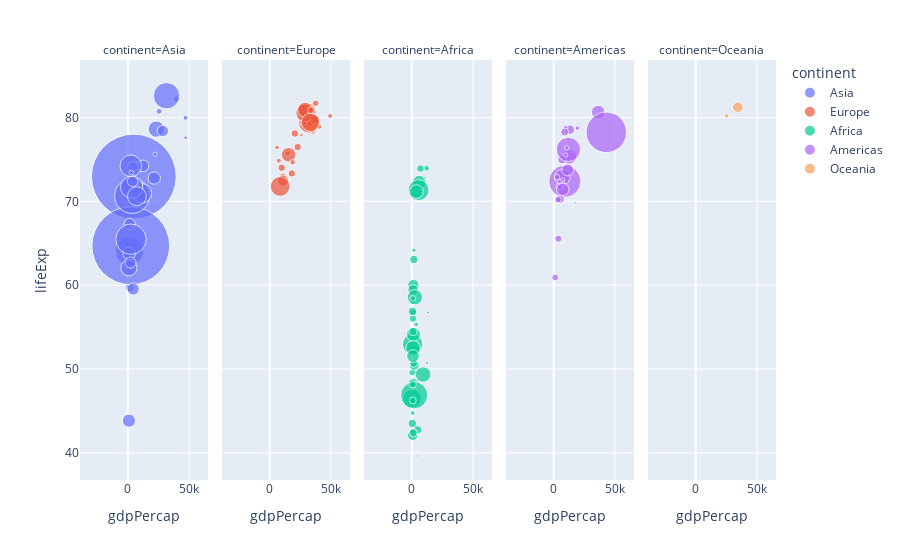

Notebook source saved alongside this figure:
### Markdown cell above
## Create Interactive Animation and Facetplots

### Code cell
gapminder2007 = gapminder.query('year == 2007')

fig=px.scatter(gapminder2007, x='gdpPercap',y='lifeExp',color='continent',
               size='pop', size_max=60, hover_name='country', facet_col='continent' )
fig.show()

### Figure 1 — Plotly figure (JSON) as saved in the notebook; plotly's stock layout.template omitted (floating-point values rounded to 4 significant figures)
{"data": [{"hovertemplate": "<b>%{hovertext}</b><br><br>continent=Asia<br>gdpPercap=%{x}<br>lifeExp=%{y}<br>pop=%{marker.size}<extra></extra>", "hovertext": ["Afghanistan", "Bahrain", "Bangladesh", "Cambodia", "China", "Hong Kong, China", "India", "Indonesia", "Iran", "Iraq", "Israel", "Japan", "Jordan", "Korea, Dem. Rep.", "Korea, Rep.", "Kuwait", "Lebanon", "Malaysia", "Mongolia", "Myanmar", "Nepal", "Oman", "Pakistan", "Philippines", "Saudi Arabia", "Singapore", "Sri Lanka", "Syria", "Taiwan", "Thailand", "Vietnam", "West Bank and Gaza", "Yemen, Rep."], "legendgroup": "Asia", "marker": {"color": "#636efa", "size": [31889923, 708573, 150448339, 14131858, 1318683096, 6980412, 1110396331, 223547000, 69453570, 27499638, 6426679, 127467972, 6053193, 23301725, 49044790, 2505559, 3921278, 24821286, 2874127, 47761980, 28901790, 3204897, 169270617, 91077287, 27601038, 4553009, 20378239, 19314747, 23174294, 65068149, 85262356, 4018332, 22211743], "sizemode": "area", "sizeref": 366300.0, "symbol": "circle"}, "mode": "markers", "name": "Asia", "orientation": "v", "showlegend": true, "type": "scatter", "x": [974.6, 29800.0, 1391.0, 1714.0, 4959.0, 39720.0, 2452.0, 3541.0, 11610.0, 4471.0, 25520.0, 31660.0, 4519.0, 1593.0, 23350.0, 47310.0, 10460.0, 12450.0, 3096.0, 944, 1091.0, 22320.0, 2606.0, 3190.0, 21650.0, 47140.0, 3970.0, 4185.0, 28720.0, 7458.0, 2442.0, 3025.0, 2281.0], "xaxis": "x", "y": [43.83, 75.64, 64.06, 59.72, 72.96, 82.21, 64.7, 70.65, 70.96, 59.55, 80.75, 82.6, 72.53, 67.3, 78.62, 77.59, 71.99, 74.24, 66.8, 62.07, 63.78, 75.64, 65.48, 71.69, 72.78, 79.97, 72.4, 74.14, 78.4, 70.62, 74.25, 73.42, 62.7], "yaxis": "y"}, {"hovertemplate": "<b>%{hovertext}</b><br><br>continent=Europe<br>gdpPercap=%{x}<br>lifeExp=%{y}<br>pop=%{marker.size}<extra></extra>", "hovertext": ["Albania", "Austria", "Belgium", "Bosnia and Herzegovina", "Bulgaria", "Croatia", "Czech Republic", "Denmark", "Finland", "France", "Germany", "Greece", "Hungary", "Iceland", "Ireland", "Italy", "Montenegro", "Netherlands", "Norway", "Poland", "Portugal", "Romania", "Serbia", "Slovak Republic", "Slovenia", "Spain", "Sweden", "Switzerland", "Turkey", "United Kingdom"], "legendgroup": "Europe", "marker": {"color": "#EF553B", "size": [3600523, 8199783, 10392226, 4552198, 7322858, 4493312, 10228744, 5468120, 5238460, 61083916, 82400996, 10706290, 9956108, 301931, 4109086, 58147733, 684736, 16570613, 4627926, 38518241, 10642836, 22276056, 10150265, 5447502, 2009245, 40448191, 9031088, 7554661, 71158647, 60776238], "sizemode": "area", "sizeref": 366300.0, "symbol": "circle"}, "mode": "markers", "name": "Europe", "orientation": "v", "showlegend": true, "type": "scatter", "x": [5937.0, 36130.0, 33690.0, 7446.0, 10680.0, 14620.0, 22830.0, 35280.0, 33210.0, 30470.0, 32170.0, 27540.0, 18010.0, 36180.0, 40680.0, 28570.0, 9254.0, 36800.0, 49360.0, 15390.0, 20510.0, 10810.0, 9787.0, 18680.0, 25770.0, 28820.0, 33860.0, 37510.0, 8458.0, 33200.0], "xaxis": "x2", "y": [76.42, 79.83, 79.44, 74.85, 73.0, 75.75, 76.49, 78.33, 79.31, 80.66, 79.41, 79.48, 73.34, 81.76, 78.89, 80.55, 74.54, 79.76, 80.2, 75.56, 78.1, 72.48, 74.0, 74.66, 77.93, 80.94, 80.88, 81.7, 71.78, 79.42], "yaxis": "y2"}, {"hovertemplate": "<b>%{hovertext}</b><br><br>continent=Africa<br>gdpPercap=%{x}<br>lifeExp=%{y}<br>pop=%{marker.size}<extra></extra>", "hovertext": ["Algeria", "Angola", "Benin", "Botswana", "Burkina Faso", "Burundi", "Cameroon", "Central African Republic", "Chad", "Comoros", "Congo, Dem. Rep.", "Congo, Rep.", "Cote d'Ivoire", "Djibouti", "Egypt", "Equatorial Guinea", "Eritrea", "Ethiopia", "Gabon", "Gambia", "Ghana", "Guinea", "Guinea-Bissau", "Kenya", "Lesotho", "Liberia", "Libya", "Madagascar", "Malawi", "Mali", "Mauritania", "Mauritius", "Morocco", "Mozambique", "Namibia", "Niger", "Nigeria", "Reunion", "Rwanda", "Sao Tome and Principe", "Senegal", "Sierra Leone", "Somalia", "South Africa", "Sudan", "Swaziland", "Tanzania", "Togo", "Tunisia", "Uganda", "Zambia", "Zimbabwe"], "legendgroup": "Africa", "marker": {"color": "#00cc96", "size": [33333216, 12420476, 8078314, 1639131, 14326203, 8390505, 17696293, 4369038, 10238807, 710960, 64606759, 3800610, 18013409, 496374, 80264543, 551201, 4906585, 76511887, 1454867, 1688359, 22873338, 9947814, 1472041, 35610177, 2012649, 3193942, 6036914, 19167654, 13327079, 12031795, 3270065, 1250882, 33757175, 19951656, 2055080, 12894865, 135031164, 798094, 8860588, 199579, 12267493, 6144562, 9118773, 43997828, 42292929, 1133066, 38139640, 5701579, 10276158, 29170398, 11746035, 12311143], "sizemode": "area", "sizeref": 366300.0, "symbol": "circle"}, "mode": "markers", "name": "Africa", "orientation": "v", "showlegend": true, "type": "scatter", "x": [6223.0, 4797.0, 1441.0, 12570.0, 1217.0, 430.1, 2042.0, 706.0, 1704.0, 986.1, 277.6, 3633.0, 1545.0, 2082.0, 5581.0, 12150.0, 641.4, 690.8, 13210.0, 752.7, 1328.0, 942.7, 579.2, 1463.0, 1569.0, 414.5, 12060.0, 1045.0, 759.3, 1043.0, 1803.0, 10960.0, 3820.0, 823.7, 4811.0, 619.7, 2014.0, 7670.0, 863.1, 1598.0, 1712.0, 862.5, 926.1, 9270.0, 2602.0, 4513.0, 1107.0, 883.0, 7093.0, 1056.0, 1271.0, 469.7], "xaxis": "x3", "y": [72.3, 42.73, 56.73, 50.73, 52.3, 49.58, 50.43, 44.74, 50.65, 65.15, 46.46, 55.32, 48.33, 54.79, 71.34, 51.58, 58.04, 52.95, 56.73, 59.45, 60.02, 56.01, 46.39, 54.11, 42.59, 45.68, 73.95, 59.44, 48.3, 54.47, 64.16, 72.8, 71.16, 42.08, 52.91, 56.87, 46.86, 76.44, 46.24, 65.53, 63.06, 42.57, 48.16, 49.34, 58.56, 39.61, 52.52, 58.42, 73.92, 51.54, 42.38, 43.49], "yaxis": "y3"}, {"hovertemplate": "<b>%{hovertext}</b><br><br>continent=Americas<br>gdpPercap=%{x}<br>lifeExp=%{y}<br>pop=%{marker.size}<extra></extra>", "hovertext": ["Argentina", "Bolivia", "Brazil", "Canada", "Chile", "Colombia", "Costa Rica", "Cuba", "Dominican Republic", "Ecuador", "El Salvador", "Guatemala", "Haiti", "Honduras", "Jamaica", "Mexico", "Nicaragua", "Panama", "Paraguay", "Peru", "Puerto Rico", "Trinidad and Tobago", "United States", "Uruguay", "Venezuela"], "legendgroup": "Americas", "marker": {"color": "#ab63fa", "size": [40301927, 9119152, 190010647, 33390141, 16284741, 44227550, 4133884, 11416987, 9319622, 13755680, 6939688, 12572928, 8502814, 7483763, 2780132, 108700891, 5675356, 3242173, 6667147, 28674757, 3942491, 1056608, 301139947, 3447496, 26084662], "sizemode": "area", "sizeref": 366300.0, "symbol": "circle"}, "mode": "markers", "name": "Americas", "orientation": "v", "showlegend": true, "type": "scatter", "x": [12780.0, 3822.0, 9066.0, 36320.0, 13170.0, 7007.0, 9645.0, 8948.0, 6025.0, 6873.0, 5728.0, 5186.0, 1202.0, 3548.0, 7321.0, 11980.0, 2749.0, 9809.0, 4173.0, 7409.0, 19330.0, 18010.0, 42950.0, 10610.0, 11420.0], "xaxis": "x4", "y": [75.32, 65.55, 72.39, 80.65, 78.55, 72.89, 78.78, 78.27, 72.23, 74.99, 71.88, 70.26, 60.92, 70.2, 72.57, 76.19, 72.9, 75.54, 71.75, 71.42, 78.75, 69.82, 78.24, 76.38, 73.75], "yaxis": "y4"}, {"hovertemplate": "<b>%{hovertext}</b><br><br>continent=Oceania<br>gdpPercap=%{x}<br>lifeExp=%{y}<br>pop=%{marker.size}<extra></extra>", "hovertext": ["Australia", "New Zealand"], "legendgroup": "Oceania", "marker": {"color": "#FFA15A", "size": [20434176, 4115771], "sizemode": "area", "sizeref": 366300.0, "symbol": "circle"}, "mode": "markers", "name": "Oceania", "orientation": "v", "showlegend": true, "type": "scatter", "x": [34440.0, 25190.0], "xaxis": "x5", "y": [81.23, 80.2], "yaxis": "y5"}], "layout": {"annotations": [{"font": {}, "showarrow": false, "text": "continent=Asia", "x": 0.092, "xanchor": "center", "xref": "paper", "y": 1, "yanchor": "bottom", "yref": "paper"}, {"font": {}, "showarrow": false, "text": "continent=Europe", "x": 0.296, "xanchor": "center", "xref": "paper", "y": 1, "yanchor": "bottom", "yref": "paper"}, {"font": {}, "showarrow": false, "text": "continent=Africa", "x": 0.5, "xanchor": "center", "xref": "paper", "y": 1, "yanchor": "bottom", "yref": "paper"}, {"font": {}, "showarrow": false, "text": "continent=Americas", "x": 0.704, "xanchor": "center", "xref": "paper", "y": 1, "yanchor": "bottom", "yref": "paper"}, {"font": {}, "showarrow": false, "text": "continent=Oceania", "x": 0.908, "xanchor": "center", "xref": "paper", "y": 1, "yanchor": "bottom", "yref": "paper"}], "autosize": true, "legend": {"itemsizing": "constant", "title": {"text": "continent"}, "tracegroupgap": 0}, "margin": {"t": 60}, "xaxis": {"anchor": "y", "autorange": true, "domain": [0, 0.184], "range": [-93140.0, 94740.0], "title": {"text": "gdpPercap"}, "type": "linear"}, "xaxis2": {"anchor": "y2", "autorange": true, "domain": [0.204, 0.388], "matches": "x", "range": [-93140.0, 94740.0], "title": {"text": "gdpPercap"}, "type": "linear"}, "xaxis3": {"anchor": "y3", "autorange": true, "domain": [0.408, 0.592], "matches": "x", "range": [-93140.0, 94740.0], "title": {"text": "gdpPercap"}, "type": "linear"}, "xaxis4": {"anchor": "y4", "autorange": true, "domain": [0.612, 0.796], "matches": "x", "range": [-93140.0, 94740.0], "title": {"text": "gdpPercap"}, "type": "linear"}, "xaxis5": {"anchor": "y5", "autorange": true, "domain": [0.816, 1], "matches": "x", "range": [-93140.0, 94740.0], "title": {"text": "gdpPercap"}, "type": "linear"}, "yaxis": {"anchor": "x", "autorange": true, "domain": [0, 1], "range": [36.27, 88.74], "title": {"text": "lifeExp"}, "type": "linear"}, "yaxis2": {"anchor": "x2", "autorange": true, "domain": [0, 1], "matches": "y", "range": [36.27, 88.74], "showticklabels": false, "type": "linear"}, "yaxis3": {"anchor": "x3", "autorange": true, "domain": [0, 1], "matches": "y", "range": [36.27, 88.74], "showticklabels": false, "type": "linear"}, "yaxis4": {"anchor": "x4", "autorange": true, "domain": [0, 1], "matches": "y", "range": [36.27, 88.74], "showticklabels": false, "type": "linear"}, "yaxis5": {"anchor": "x5", "autorange": true, "domain": [0, 1], "matches": "y", "range": [36.27, 88.74], "showticklabels": false, "type": "linear"}}}
